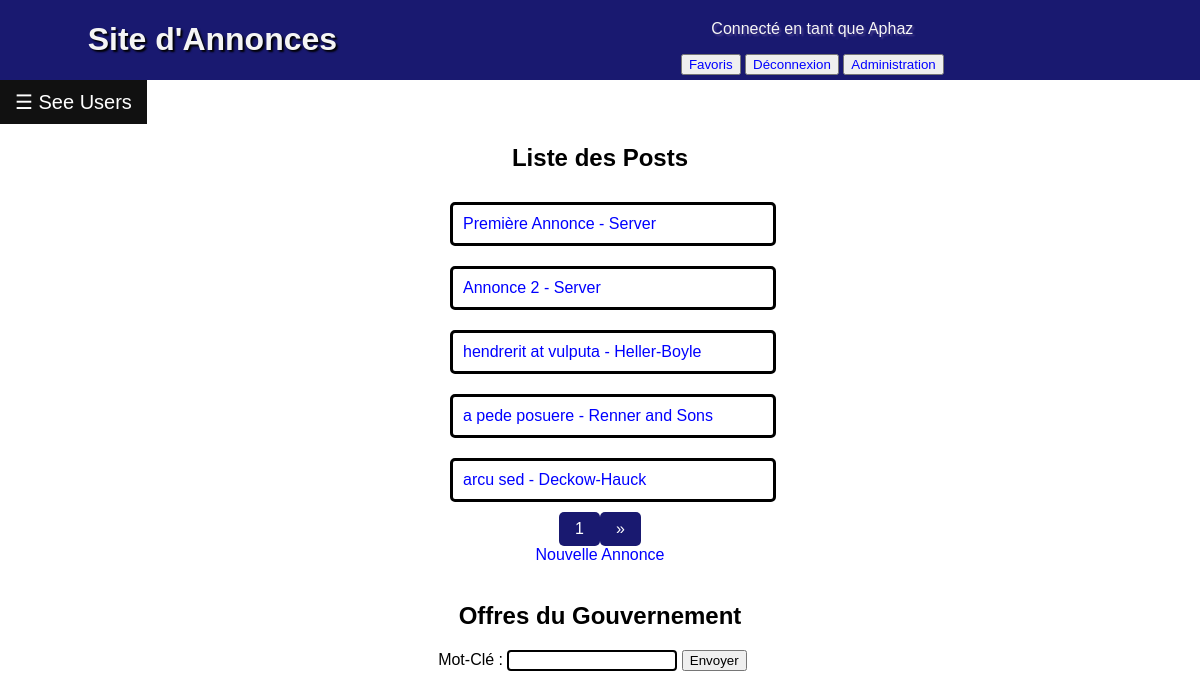
The app's page /index.php/annonces (signed in) with its own data.
### tables this page shows
CREATE TABLE `posts` (
  `postID` int(6) NOT NULL,
  `postTitle` varchar(20) NOT NULL,
  `userID` int(6) DEFAULT NULL,
  `postContent` varchar(250) NOT NULL
);

CREATE TABLE `users` (
  `userID` int(6) NOT NULL,
  `login` varchar(20) NOT NULL,
  `password` varchar(20) NOT NULL,
  `surname` varchar(20) DEFAULT NULL,
  `name` varchar(20) DEFAULT NULL,
  `mail` varchar(50) DEFAULT NULL,
  `country` varchar(50) DEFAULT NULL,
  `city` varchar(50) DEFAULT NULL
);

### controllers.php (called while the page is built, shortened)
<?php
function annonces_action( $login, $error)
{
    if(isset($_GET["page"])) {
        $page = $_GET["page"];
    }
    else $page = 1;
    $select = (intval($page)-1)*5;
    $posts = array_slice(get_all_posts(), $select, 5);
    require 'view/annonces.php';
}
?>

### model.php (called while the page is built, shortened)
<?php
function open_database_connection()
{
    $link = mysqli_connect('localhost', 'root', '', 'annonces');
    return $link;
}
function getUserLogin($id)
{
    $link = open_database_connection();
    $query = 'SELECT login FROM users WHERE userID="'.$id.'"';
    $result = mysqli_query($link, $query);
    if($result){
        $login = mysqli_fetch_assoc($result);
    }
    else $login = false;
    return $login['login'];
}
function get_all_posts()
{
    $link = open_database_connection();
    $resultall = mysqli_query($link,'SELECT postId, postTitle, userID FROM posts');
    $posts = array();
    while ($row = mysqli_fetch_assoc($resultall)) {
        $posts[] = $row;
    }
    return $posts;
}
?>

### view/layout.php (the view, shortened to what this page needs)
<!DOCTYPE html>
<html lang="fr">
<head>
<link rel="stylesheet" href="../stylesheet.css">
</head>
<body>
<header class="sticky containerRow">
    <?php
    echo "<h1><a href='http://localhost/Annonces/index.php' class='titre'>Site d'Annonces</a></h1>";
    if( isset($login) && $login != ' ') {
        echo '<div class="headerColumn inHeader"><p>Connecté en tant que '.$login.'</p> ' ;
        echo '<div>' ;
        echo '<button><a href="/Annonces/index.php/favoris">Favoris</a></button> ';
        echo '<button><a href="/Annonces/index.php/logout">Déconnexion</a></button> ';
    }
    if(isset($_SESSION['userID'])) if($_SESSION['userID'] == 1){
        echo '<button><a href="/Annonces/index.php/admin">Administration</a></button>';
    }
    echo '</div></div>' ;
    ?>
</header>
<button class="openbtn" onclick="openNav()">&#9776; See Users</button>
<?php echo $content; ?>
</body>
</html>

### index.php (shortened to what this page needs)
<?php
require_once 'model.php';
require_once 'controllers.php';
$action = explode('/',parse_url($_SERVER['REQUEST_URI'], PHP_URL_PATH));
$action = end($action);
if(!isset($_SESSION['login']) ) {
    if( !isset($_POST['login']) || !isset($_POST['password']) ) {
        $error='not connected';
        $action = 'login';
    }
    elseif( !is_user($_POST['login'],$_POST['password']) ){
        $error='bad login/pwd';
        $action = 'login';
    }
    else {
        $_SESSION['userID'] = getUserID($_POST['login']);
        $_SESSION['login'] = getUserLogin($_SESSION['userID']);
        $login = $_SESSION['login'];
    }
}
else{
    $login = $_SESSION['login'] ;
}
if(!isset($error)){
    $error = ' ';
}
switch ( $action ) {
    case 'annonces' :
        annonces_action($login, $error);
        break;
}
?>

### view/annonces.php (shortened to what this page needs)
    <div class="containerColumn">
<h2>Liste des Posts</h2>
    <ul class="containerColumn">
        <?php foreach( $posts as $post ) : ?>
            <li class="post">
                <a href="post?id=<?php echo $post['postId']; ?>" >
                    <?php echo $post['postTitle']." - ".getUserLogin($post['userID']); ?>
                </a>
            </li>
        <?php endforeach ?>
    </ul>
    <div class="pagination containerRow">
        <?php
        echo '<a class="pagination">'.$page.'</a>';
        echo '<a href="annonces?page='.($page+1).'">&raquo;</a>';
        ?>
    </div>
<a href="new"> Nouvelle Annonce </a>
<h2>Offres du Gouvernement</h2>
<form method="get" action="annonces">
    <label for="name"> Mot-Clé </label> :
    <input type="text" name="name" id="name" required class="input"/>
    <input class="button" type="submit" value="Envoyer">
</form>
</div>
<?php $content = ob_get_clean(); ?>
<?php include 'layout.php'; ?>

### stylesheet.css (style rules this page uses)
body { background-color: #fff; margin:0; height:100%; min-height: 100%; overflow-x: hidden; font-family: Charcoal, sans-serif; }
html { height:100%; }
h1 { font-family: Impact, Charcoal, sans-serif; }
a { text-decoration: none; color: blue; }
.inHeader { color: whitesmoke; text-shadow: 2px 2px 2px darkslateblue; }
.containerRow { display: flex; flex-direction: row; flex-wrap: wrap; justify-content: space-around; align-items: center; align-content: space-around; }
.containerColumn { display: flex; flex-direction: column; flex-wrap: wrap; justify-content: space-around; align-items: center; align-content: space-around; width: 50%; margin-left: auto; margin-right: auto; }
.headerColumn { display: flex; flex-direction: column; flex-wrap: wrap; justify-content: space-around; align-items: center; align-content: space-around; width: 50%; }
.post { margin-right: auto; margin-left: auto; width: 100%; border-style: solid; border-radius: 5px; margin-top: 10px; margin-bottom: 10px; padding: 10px; }
ul { list-style-type: none; margin: 0; padding: 0; }
header.sticky { position: -webkit-sticky; position: sticky; top: 0; background-color: midnightblue; margin: auto; width: 100%; }
.input { border: 2px solid black; border-radius: 4px; width: 50%; }
.titre { color: whitesmoke; text-shadow: 2px 2px 2px black; }
.pagination a { color: white; float: left; padding: 8px 16px; text-decoration: none; transition: background-color .3s;border-radius: 5px; background-color: midnightblue; }
.openbtn { font-size: 20px; cursor: pointer; background-color: #111; color: white; padding: 10px 15px; border: none; }

### records on screen
posts: postTitle "Première Annonce", userID.login "Server"
posts: postTitle "Annonce 2", userID.login "Server"
posts: postTitle "hendrerit at vulputa", userID.login "Heller-Boyle"
posts: postTitle "a pede posuere", userID.login "Renner and Sons"
posts: postTitle "arcu sed", userID.login "Deckow-Hauck"

### other values on screen
$login "Aphaz"
$page "1"
